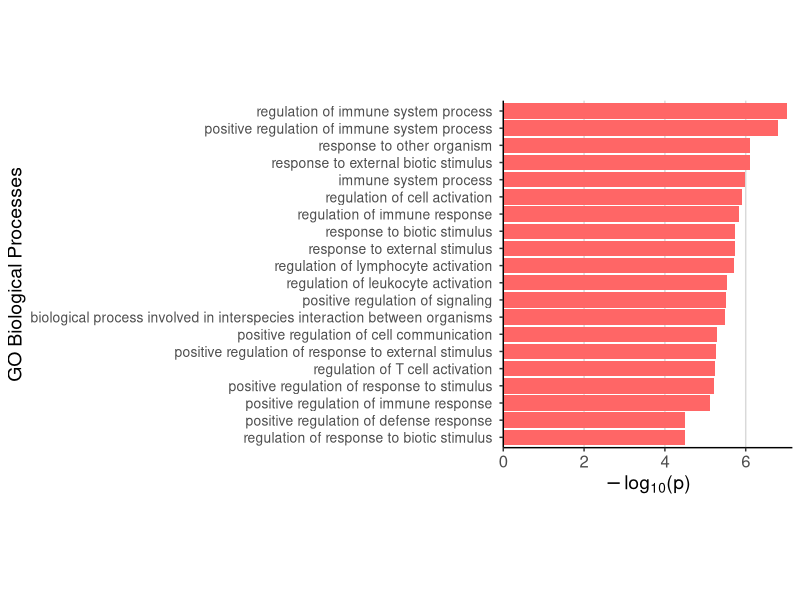

This figure's R source: (Note: this script raises an error after producing the figure.)
library(ggplot2)
library(forcats)
library(cowplot)
library(patchwork)
library(dplyr)
library(qvalue)


## Supp Figure 4 - GO Enrichment of IMD-colocalized eQTLs
#loci_count_geuvadis <- read.table('~/Library/CloudStorage/GoogleDrive-rjeong@g.harvard.edu/My Drive/Manuscript/IMD_colocalization/draft/data/Fig2/caqtl_geuvadis_2.gwas_pw.loci_count.062323.txt', header = T)
#go_enrichment <- read.table('~/Downloads/GO_enrichment_nearby.txt', header = T, sep='\t')
go_enrichment <- read.table('../data/SuppFig4/GO_eQTL_enrichment_nearby.txt', header = T, sep='\t')


p_S4 <- go_enrichment %>% slice(1:20) %>%
  ggplot(aes(x=-log10(pvalue), y=fct_reorder(GO_biological_processes, pvalue, .desc=T))) + geom_col(fill='#FF6666') +
  theme_classic() +   background_grid(major = 'x') +
  scale_x_continuous(expand = expansion(mult = c(0, .02))) +
  labs(x=expression(-log[10]*"(p)"), y="GO Biological Processes") +
  theme(axis.title.x = element_text(size=14), axis.title.y = element_text(size=14), 
        axis.text.x = element_text(size=12), axis.text.y = element_text(size=10),
        aspect.ratio = 1.2
        )
#scale_fill_manual(labels = c("Enrichment","Depletion"), values = c("#9F56C8","#89B2F5")) +  

ggsave('~/Library/CloudStorage/GoogleDrive-rjeong@g.harvard.edu/My Drive/Manuscript/IMD_colocalization/draft/figures/FigureS4.pdf', 
       plot = p_S4, 
       width=200, height=100, units="mm")

aspect.ratio = 0.6

#+ 
  geom_text(aes(label = n_loci), position = position_stack(vjust = 0.5), color="white", size=4) + 
  theme_classic() +   background_grid(major = 'y') +
  scale_y_continuous(limits = c(0,0.52), expand = expansion(mult = c(0, .02))) +
  scale_fill_manual(labels = c("caQTL & eQTL","Just caQTL", "Just eQTL"), values = c("#9F56C8","#89B2F5", "#FF6666")) +
  labs(y="Proportion of loci colocalized") + 
  theme(axis.title.x = element_blank(), axis.title.y = element_text(size=14), 
        axis.text.x = element_text(size=12), axis.text.y = element_text(size=12),
        legend.title = element_blank(), legend.text = element_text(size=14), legend.key.size = unit(0.5, 'cm'),
        aspect.ratio = 0.6)
